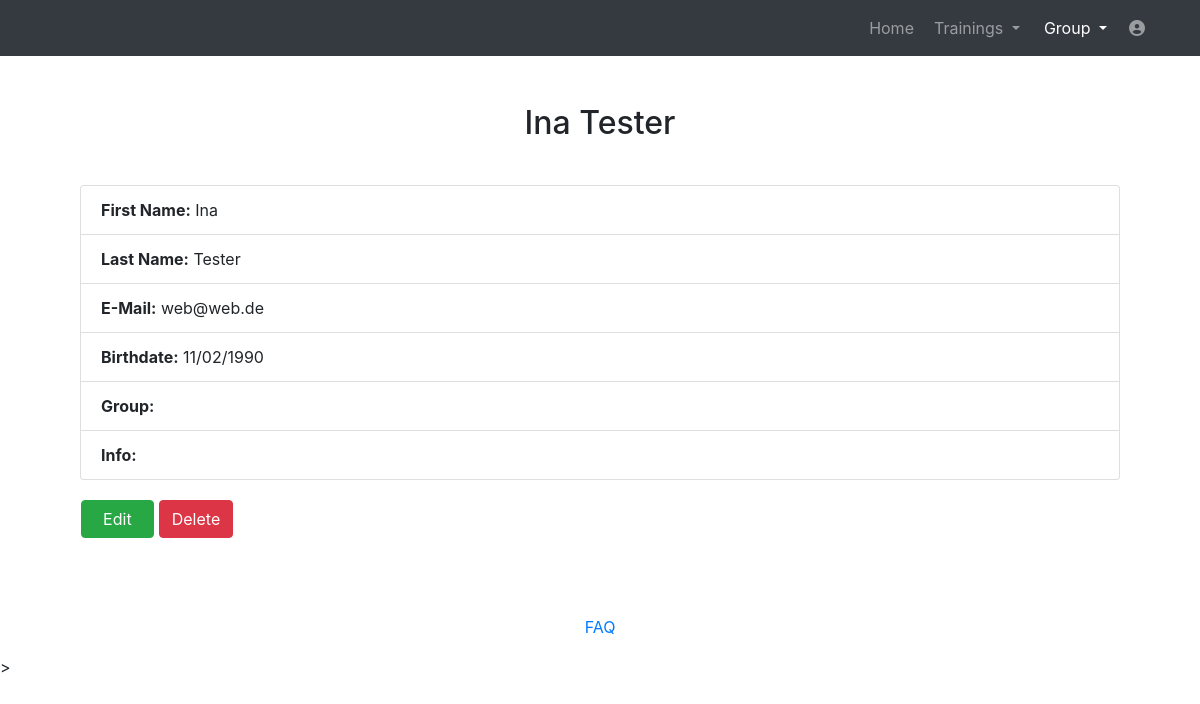
The app's page /website/showathlete/1 (signed in), older data.
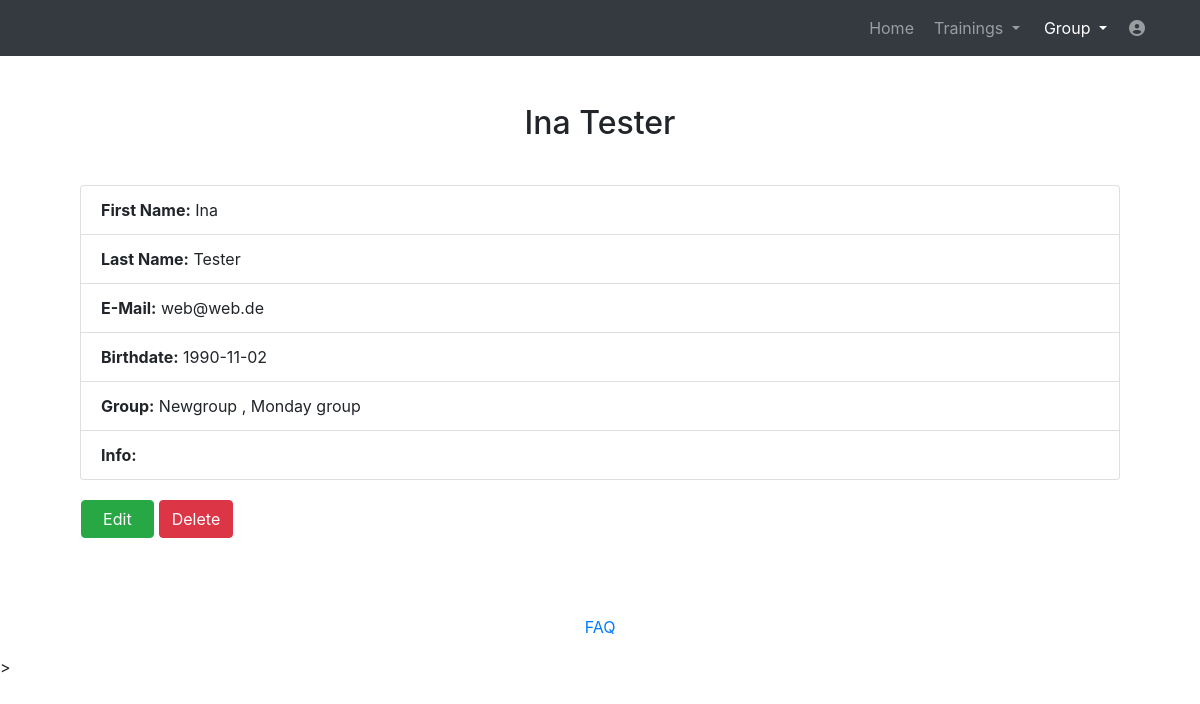
The same page, newer data.
### website/models.py (models this page shows)
class Swimmer(models.Model):
    first_name = models.CharField(max_length=30)
    last_name = models.CharField(max_length=30)
    birthdate = models.CharField(max_length=30, null=True, default='')
    email = models.CharField(max_length=30)
    info = models.CharField(max_length=828, null=True, default='')
    user = models.ForeignKey(User, on_delete=models.CASCADE)

### website/views_loggedin.py (the view)
# urls.py: path('showathlete/<int:athlete_id>', views_loggedin.showathlete, name='showathlete'),
@login_required
def showathlete(request, athlete_id):
    array = []
    if Swimmer.objects.filter(pk=athlete_id).exists():
        swimmer = Swimmer.objects.get(pk=athlete_id)
        if swimmer.user == request.user:
            if RelationsSwimGroup.objects.filter(swimmer=swimmer, user=request.user).exists():
                relationgroup = RelationsSwimGroup.objects.filter(swimmer=swimmer, user=request.user)
                for g in relationgroup:
                    array.append(g.group.name)
            return render(request, 'showathlete.html', context={'swimmer': swimmer, 'athlete_id': athlete_id, 'array': array})
        else:
            messages.info(request, 'Access denied. You are not the trainer of this athlete!', extra_tags='alert')
            return HttpResponseRedirect(reverse('athletes'))
    else:
        messages.info(request, 'The athlete with the id ' + str(athlete_id) + ' does not exist.', extra_tags='alert')
        return HttpResponseRedirect(reverse('athletes'))

### templates/showathlete.html (shortened to what this page needs)
<!DOCTYPE html>
<html lang="en">
<head>
  {% load static %}
  <link href="{% static 'vendor/bootstrap/css/bootstrap.min.css' %}" rel="stylesheet">
  <link media="screen" href="{% static 'css/plan.css' %}" rel="stylesheet">
  <link href="{% static 'vendor/fontawesome-free/css/all.min.css' %}" rel="stylesheet" type="text/css">
  <link href="//netdna.bootstrapcdn.com/font-awesome/3.2.1/css/font-awesome.css" rel="stylesheet">
<body>
  <nav class="navbar navbar-expand-lg navbar-dark bg-dark static-top">
    <div class="container">
      <div class="collapse navbar-collapse" id="navbarResponsive">
        <ul class="navbar-nav ml-auto">
          <li class="nav-item ">
            <a class="nav-link" href="../home">Home</a>
          </li>
		  <li class="nav-item dropdown no-arrow mx-1">
			<a class="nav-link dropdown-toggle" href="#" id="messagesDropdown" role="button" data-toggle="dropdown" aria-haspopup="true" aria-expanded="false">
					Trainings
			</a>
		  </li>
          <li class="nav-item dropdown no-arrow mx-1 active">
			<a class="nav-link dropdown-toggle" href="#" id="messagesDropdown" role="button" data-toggle="dropdown" aria-haspopup="true" aria-expanded="false">
					Group
			</a>
		  </li>
		   <li class="nav-item dropdown no-arrow">
			<a class="nav-link " href="#" id="userDropdown" role="button" data-toggle="dropdown" aria-haspopup="true" aria-expanded="false">
			  <i class="fas fa-user-circle fa-fw"></i>
			</a>
		  </li>
        </ul>
      </div>
    </div>
  </nav>
  <div class="container">
    <div class="row">
      <div class="col-lg-12 text-center">
          <h2 class="mt-5">{{swimmer.first_name}} {{swimmer.last_name}}</h2>
      </div>
    </div>
    <div class="tab-content" style="padding:15px;">
        <div class="tab-pane active" id="profile">
            <div>
                <div class="card-body">
                        <ul class="list-group" style="margin:0px">
                            <li class="list-group-item"><b>First Name:</b> {{swimmer.first_name}}
                            </li>
                            <li class="list-group-item"><b>Last Name:</b> {{swimmer.last_name}}
                            </li>
                            <li class="list-group-item"><b>E-Mail:</b> {{swimmer.email}}
                            </li>
                            <li class="list-group-item"><b>Birthdate:</b> {{swimmer.birthdate}}
                            </li>
                            <li class="list-group-item"><b>Group:</b> {{ array|join:", " }}
                            </li>
                            <li class="list-group-item"><b>Info:</b> {{swimmer.info}}
                            </li>
                        </ul>
                </div>
                <div style="margin-bottom: 2.0%">
                <a  href="{% url 'alterathlete' athlete_id=swimmer.pk %}" id="edit" name="edit" class="btn btn-success" style=" margin-left: 1.9%;padding-left: 2.0%;padding-right: 2.0%;">Edit</a>
                <a href="" class="btn btn-danger" data-toggle="modal" style="color: white;" data-toggle="modal" data-target="#deleteModal" >Delete</a>
            </div>
        </div>
    </div>
  </div>
  </div>
  <br>
    <footer class="page-footer font-small blue">
      <div class="footer-copyright text-center py-3">
        <a href="../help"> FAQ</a>
      </div>
    </footer>
</body>
</html>

Row changes from the older to the newer data that the page shows:
changed Swimmer "Ina": birthdate "11/02/1990" → "1990-11-02"
Text that changed along with them:
{{ array|join:", " }}: (not shown) → "Newgroup , Monday group"
